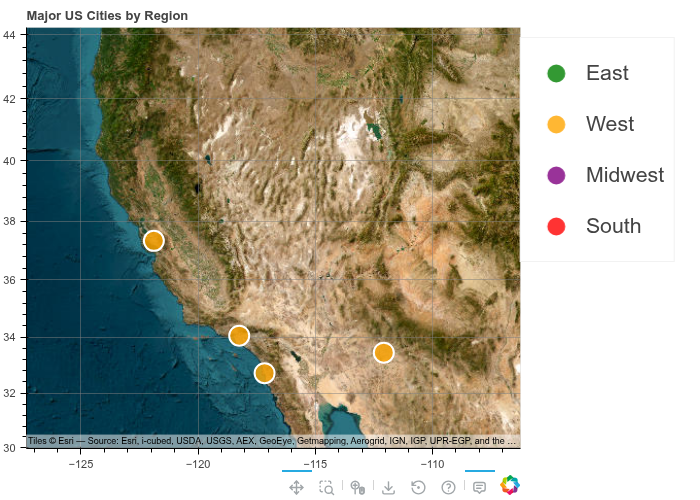

Source code (Python):
from bokeh.plotting import figure, show
from bokeh.models import ColumnDataSource, HoverTool, Spacer
from bokeh.layouts import column, row
import xyzservices.providers as xyz
import numpy as np
import bokeh_rocks as br
# Helper function to convert lat/lon to Web Mercator
def lat_lon_to_mercator(lat, lon):
    """Convert latitude/longitude to Web Mercator coordinates"""
    r_major = 6378137.000
    x = r_major * np.radians(lon)
    scale = x / lon
    y = 180.0 / np.pi * np.log(np.tan(np.pi / 4.0 + lat * (np.pi / 180.0) / 2.0)) * scale
    return x, y

us_cities = {
    'name': ['New York', 'Los Angeles', 'Chicago', 'Houston', 'Phoenix', 'Philadelphia', 'San Antonio', 'San Diego', 'Dallas', 'San Jose'],
    'lat': [40.7128, 34.0522, 41.8781, 29.7604, 33.4484, 39.9526, 29.4241, 32.7157, 32.7767, 37.3382],
    'lon': [-74.0060, -118.2437, -87.6298, -95.3698, -112.0740, -75.1652, -98.4936, -117.1611, -96.7970, -121.8863],
    'category': ['East', 'West', 'Midwest', 'South', 'West', 'East', 'South', 'West', 'South', 'West']
}

x_us, y_us = lat_lon_to_mercator(np.array(us_cities['lat']), np.array(us_cities['lon']))

# Create separate sources for each category
colors = {'East': 'green', 'West': 'orange', 'Midwest': 'purple', 'South': 'red'}

p3 = figure(x_range=(-13500000, -12500000), y_range=(3500000, 5500000),
           x_axis_type="mercator", y_axis_type="mercator", 
           width=700, height=500, toolbar_location='below',
           title="Major US Cities by Region")
p3.add_tile(xyz.Esri.WorldImagery)

for category, color in colors.items():
    indices = [i for i, c in enumerate(us_cities['category']) if c == category]
    x_cat = x_us[indices]
    y_cat = y_us[indices]
    names_cat = [us_cities['name'][i] for i in indices]
    lat_cat = [us_cities['lat'][i] for i in indices]
    lon_cat = [us_cities['lon'][i] for i in indices]
    category_cat = [us_cities['category'][i] for i in indices]

    source_cat = ColumnDataSource(data=dict(x=x_cat, y=y_cat, name=names_cat, lat=lat_cat, lon=lon_cat, category=category_cat))
    p3.scatter('x', 'y', source=source_cat, size=20, 
              fill_color=color, fill_alpha=0.8, line_color='white', line_width=2,
              legend_label=category)

p3.legend.location = "top_right"
p3.legend.click_policy = "hide"

# THIS IS HOW YOU ENLARGE THE LEGEND LABELS!
p3.legend.label_text_font_size = "16pt"  # Change this to whatever size you want
p3.legend.glyph_width = 50               # Optional: make the legend symbols bigger
p3.legend.glyph_height = 50              # Optional: make the legend symbols taller
p3.legend.spacing = 1                   # Optional: add more space between items
# p3.legend.padding = 10                   # Optional: add padding around the legend

p3.grid.grid_line_color = 'grey'
p3.grid.grid_line_alpha = 0.5

p3.add_layout(p3.legend[0], "right")
p3.add_layout(Spacer(width=5), "right")

p3.add_tools(HoverTool(tooltips=[
    ("name", "@name"),
    ("category", "@category"),
    ("lat", "@lat"),
    ("lon", "@lon")
])) 

show(p3)
br.save_plot(p3, "output/tiles_02")
